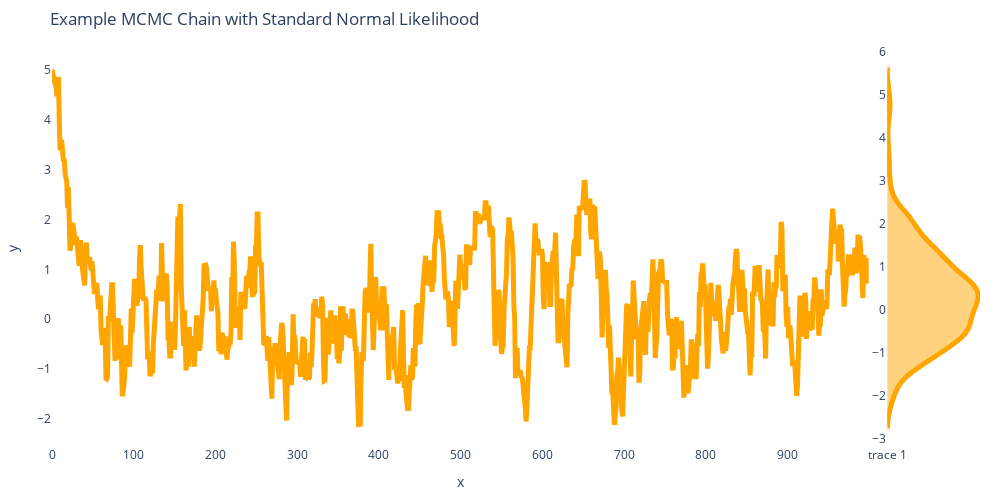

Notebook code for this chart:
### Code cell
plot_chain(chain)

### Figure 1 — Plotly figure (JSON) as saved in the notebook; plotly's stock layout.template omitted (floating-point values rounded to 4 significant figures; data arrays with more than 128 entries replaced by an {"elided": "..."} marker saying what was removed)
{"data": [{"hovertemplate": "x=%{x}<br>y=%{y}<extra></extra>", "legendgroup": "", "line": {"color": "orange", "dash": "solid", "width": 5}, "marker": {"symbol": "circle"}, "mode": "lines", "name": "", "orientation": "v", "showlegend": false, "type": "scatter", "x": {"elided": "1000 int values"}, "xaxis": "x", "y": {"elided": "1000 float values"}, "yaxis": "y"}, {"line": {"color": "orange", "width": 5}, "showlegend": false, "side": "positive", "type": "violin", "xaxis": "x2", "y": {"elided": "1000 float values"}, "yaxis": "y2"}], "layout": {"height": 500, "legend": {"tracegroupgap": 0}, "margin": {"b": 20, "l": 20, "r": 20, "t": 50}, "paper_bgcolor": "rgba(0,0,0,0)", "plot_bgcolor": "rgba(0,0,0,0)", "showlegend": false, "title": {"text": "Example MCMC Chain with Standard Normal Likelihood"}, "width": 1000, "xaxis": {"anchor": "y", "domain": [0, 0.88], "title": {"text": "x"}}, "xaxis2": {"domain": [0.9, 1]}, "yaxis": {"anchor": "x", "domain": [0, 1], "title": {"text": "y"}}, "yaxis2": {"anchor": "x2"}}}
